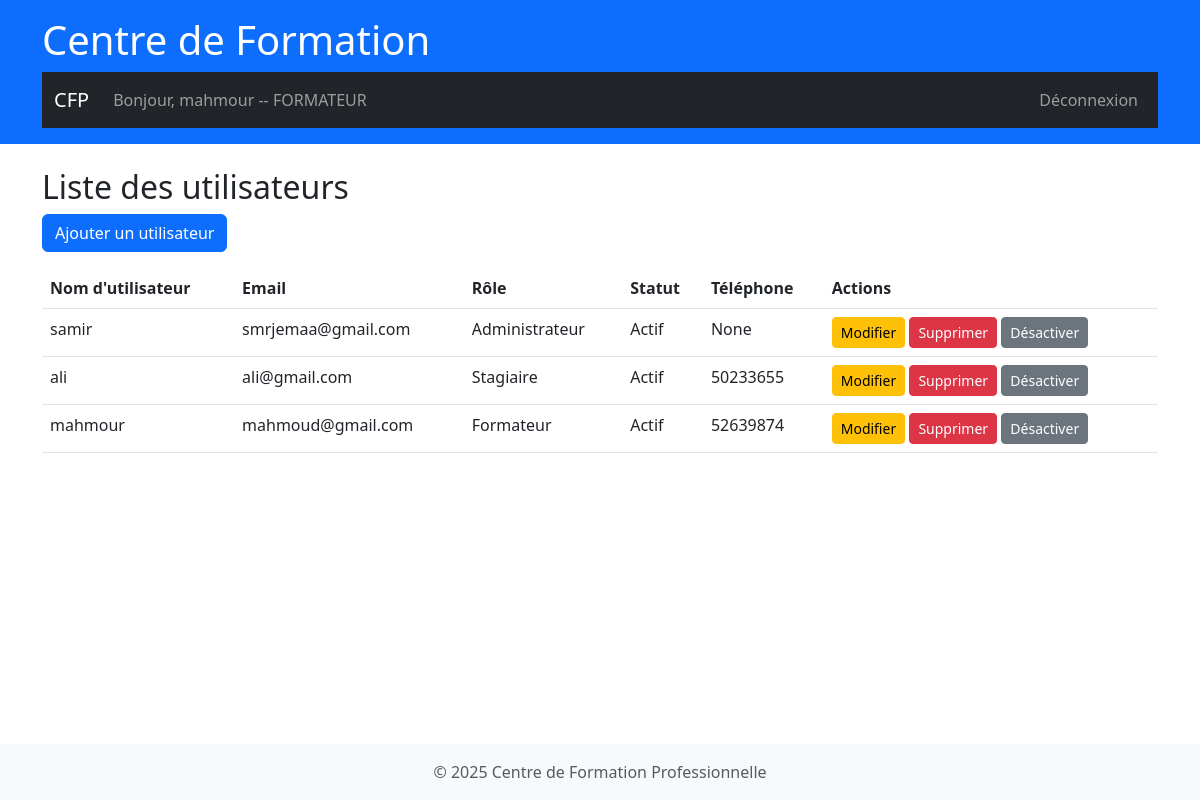
Page /utilisateur/ (signed in) on the earlier database version.
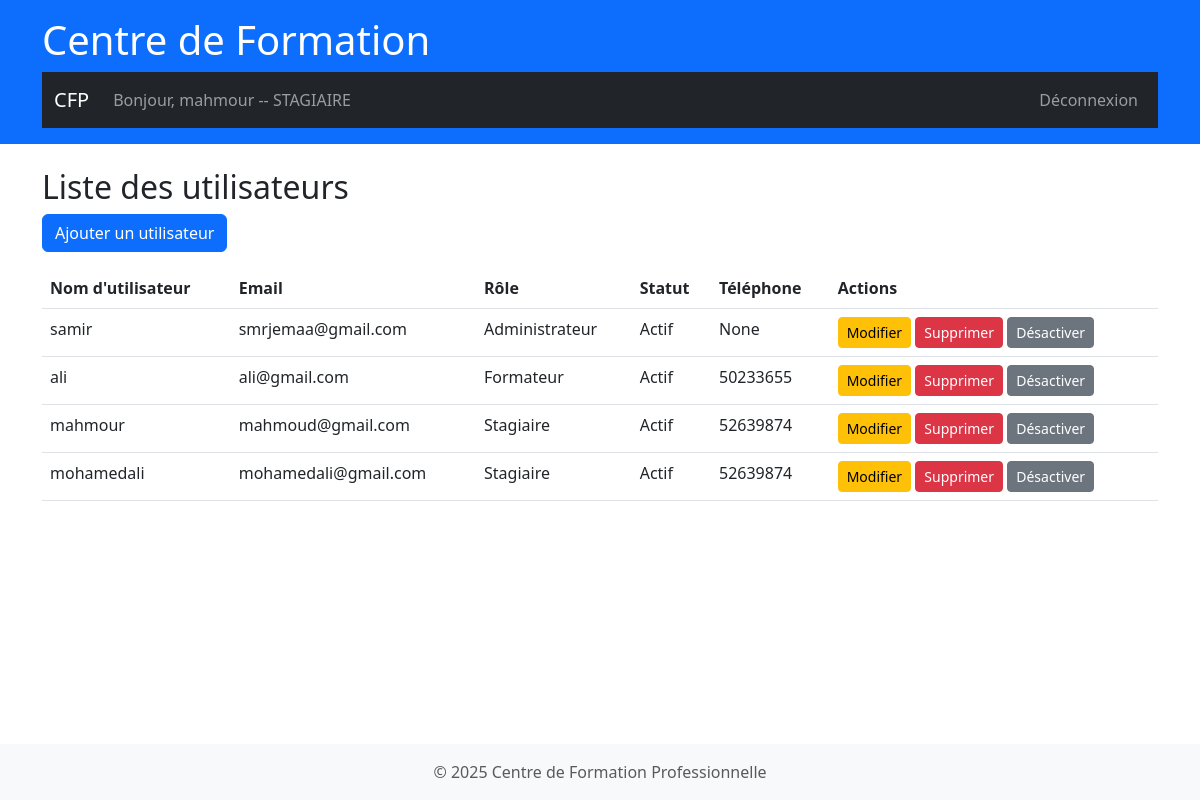
Same page on the later database version.
### utilisateur/models.py (models this page shows, shortened)
class CustomUser(AbstractUser):
    ROLE_CHOICES = [
        ('ADMIN', 'Administrateur'),
        ('FORMATEUR', 'Formateur'),
        ('STAGIAIRE', 'Stagiaire'),
    ]
    role = models.CharField(max_length=20, choices=ROLE_CHOICES, default='STAGIAIRE')
    phone = models.CharField(max_length=20, blank=True, null=True)

### utilisateur/views.py (the view)
# urls.py: path('', views.utilisateur_list, name='utilisateur_list'),
@login_required
def utilisateur_list(request):
    utilisateurs = User.objects.all()
    return render(request, 'utilisateur/utilisateur_list.html', {'utilisateurs': utilisateurs})

### utilisateur/templates/utilisateur/utilisateur_list.html
{% extends 'base.html' %}
{% block content %}
<h2>Liste des utilisateurs</h2>
<a href="{% url 'utilisateur:utilisateur_create' %}" class="btn btn-primary">Ajouter un utilisateur</a>
<table class="table mt-3">
    <thead>
        <tr>
            <th>Nom d'utilisateur</th>
            <th>Email</th>
            <th>Rôle</th>
            <th>Statut</th>
            <th>Téléphone</th>
            <th>Actions</th>
        </tr>
    </thead>
    <tbody>
        {% for utilisateur in utilisateurs %}
        <tr>
            <td>{{ utilisateur.username }}</td>
            <td>{{ utilisateur.email }}</td>
            <td>{{ utilisateur.get_role_display }}</td>
            <td>{{ utilisateur.is_active|yesno:"Actif,Désactivé" }}</td>
            <td>{{ utilisateur.phone }}</td>
            <td>
                <a href="{% url 'utilisateur:utilisateur_update' utilisateur.pk %}" class="btn btn-warning btn-sm">Modifier</a>
                <a href="{% url 'utilisateur:utilisateur_delete' utilisateur.pk %}" class="btn btn-danger btn-sm">Supprimer</a>
                <a href="{% url 'utilisateur:toggle_active' utilisateur.pk %}" class="btn btn-secondary btn-sm">
                    {% if utilisateur.is_active %}Désactiver{% else %}Activer{% endif %}
                </a>
            </td>
        </tr>
        {% empty %}
        <tr>
            <td colspan="6">Aucun utilisateur trouvé.</td>
        </tr>
        {% endfor %}
    </tbody>
</table>
{% endblock %}

### templates/includes/nav.html (shortened to what this page needs)
<nav class="navbar navbar-expand-lg navbar-dark bg-dark">
  <div class="container-fluid">
    <a class="navbar-brand" href="{% url 'index' %}">CFP</a>
    <div class="collapse navbar-collapse" id="navbarNav">
      <ul class="navbar-nav me-auto mb-2 mb-lg-0">
        {% if user.is_authenticated %}
          <li class="nav-item">
            <span class="nav-link">Bonjour, {{ user.username }} -- {{ user.role }}</span>
          </li>
        {% endif %}
      </ul>
      <ul class="navbar-nav ms-auto">
        {% if user.is_authenticated %}
          <li class="nav-item">
            <form method="post" action="{% url 'utilisateur:logout' %}">
              <button type="submit" class="btn btn-link nav-link">Déconnexion</button>
            </form>
          </li>
        {% else %}
          <li class="nav-item"><a class="nav-link" href="{% url 'utilisateur:login' %}">Connexion</a></li>
          <li class="nav-item"><a class="nav-link" href="{% url 'utilisateur:signup' %}">Inscription</a></li>
        {% endif %}
      </ul>
    </div>
  </div>
</nav>

Differences in the rows shown:
changed CustomUser "mahmour": role "FORMATEUR" → "STAGIAIRE"; role "Formateur" → "Stagiaire"
changed CustomUser "ali": role "Stagiaire" → "Formateur"
added CustomUser: username "mohamedali", email "mohamedali@gmail.com", role "Stagiaire", is_active "Actif", phone "52639874", shows "Désactiver"
